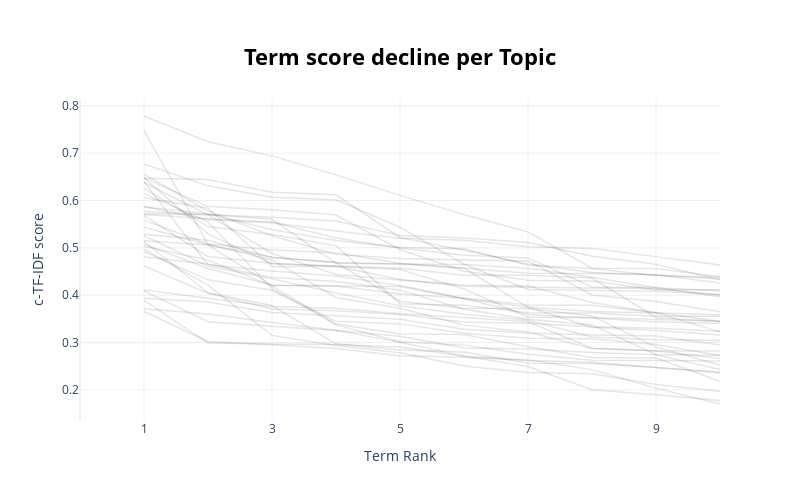

Notebook code cell kept with this figure:
### Code cell
topic_model.visualize_term_rank()

### Figure 1 — Plotly figure (JSON) as saved in the notebook; plotly's stock layout.template omitted (floating-point values rounded to 4 significant figures)
{"data": [{"hovertext": "<b>Topic -1</b>:hydrogen production_renewable ener", "line": {"color": "black", "width": 1.5}, "mode": "lines+lines", "name": "", "opacity": 0.1, "type": "scatter", "x": [1, 2, 3, 4, 5, 6, 7, 8, 9, 10], "y": [0.606, 0.5838, 0.4607, 0.4604, 0.4543, 0.4132, 0.3536, 0.3531, 0.3485, 0.3457]}, {"hovertext": "<b>Topic 0</b>:electrochemical_h2o2_catalysts_cata", "line": {"color": "black", "width": 1.5}, "mode": "lines+lines", "name": "", "opacity": 0.1, "type": "scatter", "x": [1, 2, 3, 4, 5, 6, 7, 8, 9, 10], "y": [0.4091, 0.3442, 0.3342, 0.3253, 0.3131, 0.2886, 0.2864, 0.2791, 0.2742, 0.2733]}, {"hovertext": "<b>Topic 1</b>:energy efficiency_gas turbine_waste", "line": {"color": "black", "width": 1.5}, "mode": "lines+lines", "name": "", "opacity": 0.1, "type": "scatter", "x": [1, 2, 3, 4, 5, 6, 7, 8, 9, 10], "y": [0.5078, 0.4564, 0.4215, 0.4196, 0.4028, 0.3934, 0.3792, 0.3786, 0.3631, 0.3586]}, {"hovertext": "<b>Topic 2</b>:solar hydrogen_hydrogen generation_", "line": {"color": "black", "width": 1.5}, "mode": "lines+lines", "name": "", "opacity": 0.1, "type": "scatter", "x": [1, 2, 3, 4, 5, 6, 7, 8, 9, 10], "y": [0.5134, 0.4051, 0.3783, 0.2973, 0.2842, 0.2802, 0.2566, 0.2557, 0.2472, 0.2376]}, {"hovertext": "<b>Topic 3</b>:electric vehicles_emissions_ghg emi", "line": {"color": "black", "width": 1.5}, "mode": "lines+lines", "name": "", "opacity": 0.1, "type": "scatter", "x": [1, 2, 3, 4, 5, 6, 7, 8, 9, 10], "y": [0.5586, 0.5082, 0.4956, 0.4896, 0.4676, 0.4575, 0.4462, 0.446, 0.4432, 0.4255]}, {"hovertext": "<b>Topic 4</b>:methanol production_co2 emissions_c", "line": {"color": "black", "width": 1.5}, "mode": "lines+lines", "name": "", "opacity": 0.1, "type": "scatter", "x": [1, 2, 3, 4, 5, 6, 7, 8, 9, 10], "y": [0.6396, 0.4643, 0.451, 0.4407, 0.4205, 0.3932, 0.3592, 0.3515, 0.3437, 0.3401]}, {"hovertext": "<b>Topic 5</b>:renewable energy_cost hydrogen_hydr", "line": {"color": "black", "width": 1.5}, "mode": "lines+lines", "name": "", "opacity": 0.1, "type": "scatter", "x": [1, 2, 3, 4, 5, 6, 7, 8, 9, 10], "y": [0.5706, 0.5616, 0.5547, 0.5209, 0.4996, 0.4846, 0.4788, 0.4173, 0.4165, 0.3965]}, {"hovertext": "<b>Topic 6</b>:biomass gasification_biomass_gasifi", "line": {"color": "black", "width": 1.5}, "mode": "lines+lines", "name": "", "opacity": 0.1, "type": "scatter", "x": [1, 2, 3, 4, 5, 6, 7, 8, 9, 10], "y": [0.7474, 0.5075, 0.4746, 0.3951, 0.3724, 0.3368, 0.3224, 0.2872, 0.2823, 0.2665]}, {"hovertext": "<b>Topic 7</b>:oxidative_hydrogen peroxide_biochem", "line": {"color": "black", "width": 1.5}, "mode": "lines+lines", "name": "", "opacity": 0.1, "type": "scatter", "x": [1, 2, 3, 4, 5, 6, 7, 8, 9, 10], "y": [0.3656, 0.3024, 0.2955, 0.2874, 0.272, 0.269, 0.2621, 0.2584, 0.2471, 0.2357]}, {"hovertext": "<b>Topic 8</b>:hydrogen economy_hydrogen demand_de", "line": {"color": "black", "width": 1.5}, "mode": "lines+lines", "name": "", "opacity": 0.1, "type": "scatter", "x": [1, 2, 3, 4, 5, 6, 7, 8, 9, 10], "y": [0.7785, 0.7243, 0.6943, 0.6542, 0.6108, 0.5703, 0.5337, 0.457, 0.4565, 0.4387]}, {"hovertext": "<b>Topic 9</b>:fermentation_acid production_biomas", "line": {"color": "black", "width": 1.5}, "mode": "lines+lines", "name": "", "opacity": 0.1, "type": "scatter", "x": [1, 2, 3, 4, 5, 6, 7, 8, 9, 10], "y": [0.5257, 0.4615, 0.4345, 0.4048, 0.3775, 0.3597, 0.3471, 0.3117, 0.3061, 0.3044]}, {"hovertext": "<b>Topic 10</b>:wastewater treatment_wastewater_ox", "line": {"color": "black", "width": 1.5}, "mode": "lines+lines", "name": "", "opacity": 0.1, "type": "scatter", "x": [1, 2, 3, 4, 5, 6, 7, 8, 9, 10], "y": [0.6152, 0.5544, 0.4141, 0.3373, 0.3016, 0.2946, 0.2755, 0.2628, 0.2619, 0.2612]}, {"hovertext": "<b>Topic 11</b>:biofuel production_biofuels_fuel p", "line": {"color": "black", "width": 1.5}, "mode": "lines+lines", "name": "", "opacity": 0.1, "type": "scatter", "x": [1, 2, 3, 4, 5, 6, 7, 8, 9, 10], "y": [0.6773, 0.631, 0.6067, 0.6017, 0.5436, 0.4654, 0.4121, 0.4108, 0.4086, 0.4009]}, {"hovertext": "<b>Topic 12</b>:fermentation_biogas_anaerobic_hydr", "line": {"color": "black", "width": 1.5}, "mode": "lines+lines", "name": "", "opacity": 0.1, "type": "scatter", "x": [1, 2, 3, 4, 5, 6, 7, 8, 9, 10], "y": [0.5434, 0.5065, 0.4204, 0.4194, 0.4182, 0.3925, 0.3747, 0.3323, 0.3254, 0.3162]}, {"hovertext": "<b>Topic 13</b>:energy storage_renewable energy_el", "line": {"color": "black", "width": 1.5}, "mode": "lines+lines", "name": "", "opacity": 0.1, "type": "scatter", "x": [1, 2, 3, 4, 5, 6, 7, 8, 9, 10], "y": [0.5032, 0.4741, 0.4197, 0.3391, 0.3181, 0.317, 0.2913, 0.2683, 0.2673, 0.2184]}, {"hovertext": "<b>Topic 14</b>:ammonia production_hydrogen ammoni", "line": {"color": "black", "width": 1.5}, "mode": "lines+lines", "name": "", "opacity": 0.1, "type": "scatter", "x": [1, 2, 3, 4, 5, 6, 7, 8, 9, 10], "y": [0.6477, 0.5296, 0.4666, 0.4622, 0.4572, 0.4423, 0.442, 0.4361, 0.353, 0.3441]}, {"hovertext": "<b>Topic 15</b>:renewable electricity_co2 emission", "line": {"color": "black", "width": 1.5}, "mode": "lines+lines", "name": "", "opacity": 0.1, "type": "scatter", "x": [1, 2, 3, 4, 5, 6, 7, 8, 9, 10], "y": [0.4617, 0.4043, 0.3708, 0.3674, 0.3591, 0.3432, 0.3409, 0.3334, 0.3304, 0.324]}, {"hovertext": "<b>Topic 16</b>:ghg emissions_co2 emissions_emissi", "line": {"color": "black", "width": 1.5}, "mode": "lines+lines", "name": "", "opacity": 0.1, "type": "scatter", "x": [1, 2, 3, 4, 5, 6, 7, 8, 9, 10], "y": [0.5289, 0.5161, 0.4797, 0.4692, 0.4657, 0.4646, 0.4569, 0.438, 0.4159, 0.4095]}, {"hovertext": "<b>Topic 17</b>:membranes_membrane_hydrogen bondin", "line": {"color": "black", "width": 1.5}, "mode": "lines+lines", "name": "", "opacity": 0.1, "type": "scatter", "x": [1, 2, 3, 4, 5, 6, 7, 8, 9, 10], "y": [0.4972, 0.4214, 0.3151, 0.294, 0.2783, 0.2503, 0.2366, 0.2339, 0.2114, 0.197]}, {"hovertext": "<b>Topic 18</b>:renewable energy_energy storage_co", "line": {"color": "black", "width": 1.5}, "mode": "lines+lines", "name": "", "opacity": 0.1, "type": "scatter", "x": [1, 2, 3, 4, 5, 6, 7, 8, 9, 10], "y": [0.5681, 0.4816, 0.4674, 0.4613, 0.4333, 0.4188, 0.417, 0.4153, 0.4136, 0.4009]}, {"hovertext": "<b>Topic 19</b>:membranes_hydrogen hydrogen_purity", "line": {"color": "black", "width": 1.5}, "mode": "lines+lines", "name": "", "opacity": 0.1, "type": "scatter", "x": [1, 2, 3, 4, 5, 6, 7, 8, 9, 10], "y": [0.4111, 0.3942, 0.3759, 0.3726, 0.3608, 0.3531, 0.3439, 0.2879, 0.2826, 0.2824]}, {"hovertext": "<b>Topic 20</b>:water electrolysis_cost hydrogen_e", "line": {"color": "black", "width": 1.5}, "mode": "lines+lines", "name": "", "opacity": 0.1, "type": "scatter", "x": [1, 2, 3, 4, 5, 6, 7, 8, 9, 10], "y": [0.6477, 0.5872, 0.5803, 0.5694, 0.4965, 0.4508, 0.4316, 0.4301, 0.4113, 0.4113]}, {"hovertext": "<b>Topic 21</b>:methane reforming_hydrogen product", "line": {"color": "black", "width": 1.5}, "mode": "lines+lines", "name": "", "opacity": 0.1, "type": "scatter", "x": [1, 2, 3, 4, 5, 6, 7, 8, 9, 10], "y": [0.6556, 0.5775, 0.5255, 0.4862, 0.4776, 0.4742, 0.4727, 0.4005, 0.3867, 0.3649]}, {"hovertext": "<b>Topic 22</b>:catalytic_production hydrogen_cata", "line": {"color": "black", "width": 1.5}, "mode": "lines+lines", "name": "", "opacity": 0.1, "type": "scatter", "x": [1, 2, 3, 4, 5, 6, 7, 8, 9, 10], "y": [0.4809, 0.4659, 0.4373, 0.429, 0.4107, 0.3704, 0.3494, 0.3373, 0.2744, 0.2432]}, {"hovertext": "<b>Topic 23</b>:hydrogen demand_hydrogen economy_h", "line": {"color": "black", "width": 1.5}, "mode": "lines+lines", "name": "", "opacity": 0.1, "type": "scatter", "x": [1, 2, 3, 4, 5, 6, 7, 8, 9, 10], "y": [0.5721, 0.5701, 0.4881, 0.4436, 0.4321, 0.4213, 0.4194, 0.3847, 0.3628, 0.3452]}, {"hovertext": "<b>Topic 24</b>:gas lng_liquefied_liquid hydrogen_", "line": {"color": "black", "width": 1.5}, "mode": "lines+lines", "name": "", "opacity": 0.1, "type": "scatter", "x": [1, 2, 3, 4, 5, 6, 7, 8, 9, 10], "y": [0.3936, 0.3858, 0.3634, 0.356, 0.349, 0.3279, 0.3202, 0.316, 0.3141, 0.2948]}, {"hovertext": "<b>Topic 25</b>:hydrogen production_production hyd", "line": {"color": "black", "width": 1.5}, "mode": "lines+lines", "name": "", "opacity": 0.1, "type": "scatter", "x": [1, 2, 3, 4, 5, 6, 7, 8, 9, 10], "y": [0.647, 0.6444, 0.6176, 0.6119, 0.5219, 0.4948, 0.4657, 0.4481, 0.4428, 0.4341]}, {"hovertext": "<b>Topic 26</b>:biofuels_glycerol_fuels_catalytic_", "line": {"color": "black", "width": 1.5}, "mode": "lines+lines", "name": "", "opacity": 0.1, "type": "scatter", "x": [1, 2, 3, 4, 5, 6, 7, 8, 9, 10], "y": [0.4924, 0.4325, 0.4103, 0.345, 0.3394, 0.3197, 0.3093, 0.3079, 0.2957, 0.2726]}, {"hovertext": "<b>Topic 27</b>:sustainable hydrogen_hydrogen prod", "line": {"color": "black", "width": 1.5}, "mode": "lines+lines", "name": "", "opacity": 0.1, "type": "scatter", "x": [1, 2, 3, 4, 5, 6, 7, 8, 9, 10], "y": [0.6256, 0.545, 0.5281, 0.5046, 0.3822, 0.379, 0.3632, 0.3625, 0.3557, 0.3555]}, {"hovertext": "<b>Topic 28</b>:alternative fuels_alternative fuel", "line": {"color": "black", "width": 1.5}, "mode": "lines+lines", "name": "", "opacity": 0.1, "type": "scatter", "x": [1, 2, 3, 4, 5, 6, 7, 8, 9, 10], "y": [0.5864, 0.572, 0.5381, 0.5155, 0.5007, 0.498, 0.4635, 0.4566, 0.4415, 0.4377]}, {"hovertext": "<b>Topic 29</b>:biofuels_biofuel production_biomas", "line": {"color": "black", "width": 1.5}, "mode": "lines+lines", "name": "", "opacity": 0.1, "type": "scatter", "x": [1, 2, 3, 4, 5, 6, 7, 8, 9, 10], "y": [0.5152, 0.5061, 0.4801, 0.469, 0.3875, 0.3724, 0.3717, 0.3562, 0.2904, 0.2525]}, {"hovertext": "<b>Topic 30</b>:hydrocarbon_basin_hydrothermal_pet", "line": {"color": "black", "width": 1.5}, "mode": "lines+lines", "name": "", "opacity": 0.1, "type": "scatter", "x": [1, 2, 3, 4, 5, 6, 7, 8, 9, 10], "y": [0.3712, 0.3603, 0.3422, 0.3262, 0.3006, 0.2714, 0.2493, 0.2004, 0.1895, 0.1778]}, {"hovertext": "<b>Topic 31</b>:solar hydrogen_cost hydrogen_hydro", "line": {"color": "black", "width": 1.5}, "mode": "lines+lines", "name": "", "opacity": 0.1, "type": "scatter", "x": [1, 2, 3, 4, 5, 6, 7, 8, 9, 10], "y": [0.6381, 0.5698, 0.5646, 0.5569, 0.526, 0.5211, 0.5113, 0.4825, 0.4652, 0.4327]}, {"hovertext": "<b>Topic 32</b>:hydrogen storage_hydrogen using_hy", "line": {"color": "black", "width": 1.5}, "mode": "lines+lines", "name": "", "opacity": 0.1, "type": "scatter", "x": [1, 2, 3, 4, 5, 6, 7, 8, 9, 10], "y": [0.5767, 0.5703, 0.5602, 0.4673, 0.4659, 0.4573, 0.3744, 0.3654, 0.3627, 0.3227]}, {"hovertext": "<b>Topic 33</b>:renewable hydrogen_co2 emissions_c", "line": {"color": "black", "width": 1.5}, "mode": "lines+lines", "name": "", "opacity": 0.1, "type": "scatter", "x": [1, 2, 3, 4, 5, 6, 7, 8, 9, 10], "y": [0.5873, 0.5595, 0.5529, 0.5355, 0.5205, 0.5158, 0.5025, 0.4989, 0.4815, 0.4635]}, {"hovertext": "<b>Topic 34</b>:solvent_nanoparticles_compounds_mo", "line": {"color": "black", "width": 1.5}, "mode": "lines+lines", "name": "", "opacity": 0.1, "type": "scatter", "x": [1, 2, 3, 4, 5, 6, 7, 8, 9, 10], "y": [0.389, 0.2988, 0.2968, 0.2959, 0.2905, 0.271, 0.2634, 0.2428, 0.2037, 0.1702]}], "layout": {"height": 500, "hoverlabel": {"bgcolor": "white", "font": {"family": "Rockwell", "size": 16}}, "showlegend": false, "title": {"font": {"color": "Black", "size": 22}, "text": "<b>Term score decline per Topic</b>", "x": 0.5, "xanchor": "center", "y": 0.9, "yanchor": "top"}, "width": 800, "xaxis": {"dtick": 2, "range": [0, 10], "tick0": 1, "title": {"text": "Term Rank"}}, "yaxis": {"title": {"text": "c-TF-IDF score"}}}}
